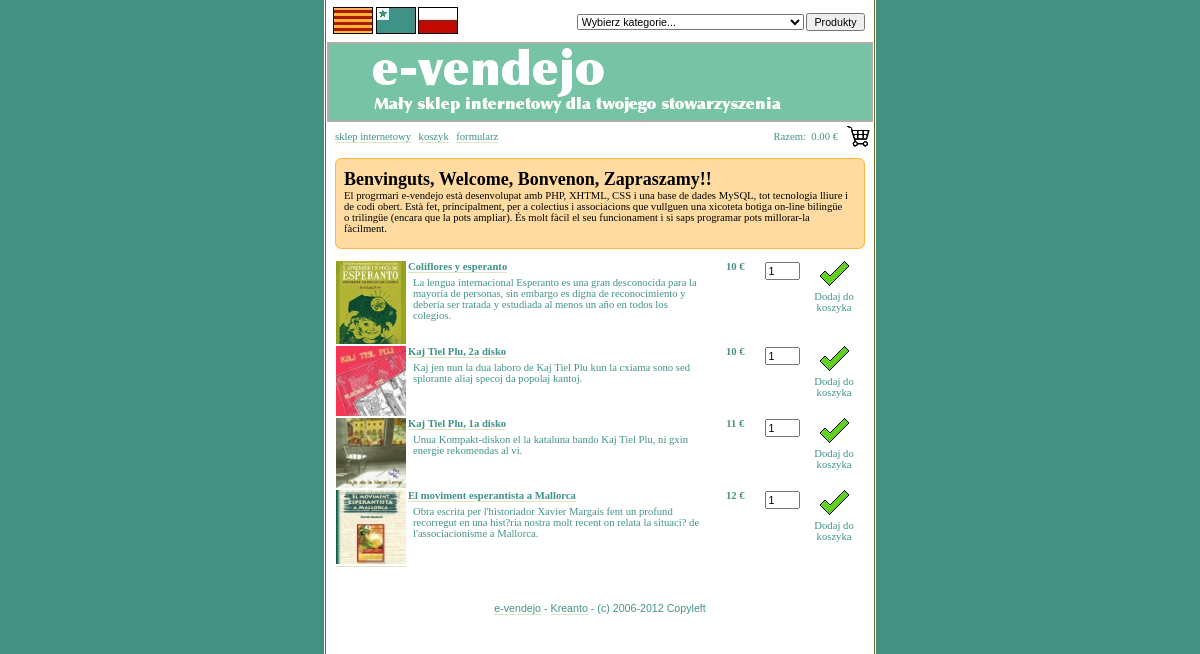
/?lingvo=pl, run on the app's committed database.
### tables this page shows
CREATE TABLE `configuracions` (
  `id` int(11) NOT NULL auto_increment,
  `camps` text,
  PRIMARY KEY  (`id`)
);

CREATE TABLE `dades` (
  `iddades` int(11) NOT NULL auto_increment,
  `nom` varchar(80) default NULL,
  `descripcio` text,
  `preu` int(5) default NULL,
  `id_categoria` int(2) default NULL,
  `imatge` varchar(50) default NULL,
  `autor` varchar(80) default NULL,
  PRIMARY KEY  (`iddades`)
);

### inc/vortoj_pl.inc (called while the page is built, shortened)
<?php
$botiga = "sklep internetowy";
$cistella = "koszyk";
$formulari = "formularz";
$preu_total = "Razem";
$afegir_a_cistella = "Dodaj do koszyka";
?>

### index.php (the view, shortened to what this page needs)
<?php
if (isset ($_GET['lingvo']))
	{
    	$lingvo = $_GET['lingvo'];
	}
	elseif (preg_match("/^ca/", $_SERVER['HTTP_ACCEPT_LANGUAGE']))
		{
		$lingvo = "ca";
		} else{
		$lingvo = "ca";
			}
?>
<!DOCTYPE HTML PUBLIC "-//W3C//DTD HTML 4.01 Transitional//EN" "http://www.w3.org/TR/xhtml1/DTD/xhtml1-transitional.dtd">
<html xmlns="http://www.w3.org/1999/xhtml" xml:lang="eo" lang="eo">
<head><title>E-vendejo, malgranda elektronika vendejo por via asocio</title>
<link rel="stylesheet" href="./inc/stylesheet.css" type="text/css">
</head>
<?php include ("./inc/capcalera_ca.inc"); ?>
<div id="menucentral">
<table border="0"><tr><td width="200px">
<p><a href="./index.php?lingvo=<?php echo ("$lingvo"); ?>"><?php echo ("$botiga"); ?></a> | <a href="./acxetajxojn.php?lingvo=<?php echo ("$lingvo"); ?>"><?php echo ("$cistella"); ?></a> | <a href="./formularo.php?lingvo=<?php echo ("$lingvo"); ?>"><?php echo ("$formulari"); ?></a></p>
</td><td width="330px" align="right"><p><font color="#3f9287"><?php echo ("$preu_total"); ?>:
</font>
</p></td><td valign="top"><img src="./imatges/icona_cistella.gif" alt=""></td></tr></table>
</div>
<table border="0"><tbody><tr>
<td id="wikibody" valign="top">
<div id="wikitext">
<?php
$variable_categoria=($_GET[categoria]);
if (($variable_categoria))
{
include ("./inc/conexio.php");
$result = mysql_query("SELECT id,nom_categoria FROM categories WHERE id=$variable_categoria",$db);
while($myrow = mysql_fetch_array($result))
{
?>
<font size="4" color="black"><strong><?php echo ("$categoria"); ?></a>: <?php echo ($myrow["nom_categoria"]);?></strong></font><br /><br />
<?php
}
mysql_close($db);
?>
<center>
<div id="taulaPrincipal">
<form NAME="itemsform">
<table border="0" cellspacing="0" width="100%" bgcolor="#ffffff" bordercolor="#dcdcdc" class="">
<?php
include ("./inc/conexio.php");
$result = mysql_query("SELECT dades.iddades, dades.nom, dades.descripcio, dades.preu, dades.id_categoria, dades.imatge, categories.id FROM dades LEFT JOIN categories ON dades.id_categoria=categories.id WHERE categories.id=$variable_categoria",$db);
?>
<?php
while($myrow = mysql_fetch_array($result))
{
?>
      <tr>
      <td valign="top"><a href="./articles.php?lingvo=<?php echo ("$lingvo"); ?>&id=<?php echo ($myrow["iddades"]);?>"><img src="./imatges/productes/<?php echo ($myrow["imatge"]);?>" border="0" alt="producte"/></a></td>
        <td width="300" valign="top"><strong><a href="./articles.php?lingvo=<?php echo ("$lingvo"); ?>&id=<?php echo ($myrow["iddades"]);?>"><?php echo ($myrow["nom"]);?></a></strong><br>
          <p><?php echo ($myrow["descripcio"]);?></p></td>
        <td width="50" align="center" valign="top"><font color="#499087"><b><?php echo ($myrow["preu"]);?> &euro;</b></font></td>
        <td width="40" valign="top" align="center">
          <input TYPE="value" NAME="agregar<?php echo ($myrow["iddades"]);?>" VALUE="1" SIZE="2">
        </td>
        <td width="60" valign="top">
          <center><img src="./imatges/compra.gif" alt="Afegir a la cistella"
onclick="buyItem('<?php echo ($myrow["nom"]);?>','<?php echo ($myrow["preu"]);?>', document.itemsform.agregar<?php echo (
$myrow["iddades"]);?>.value)" /><br/><p><?php echo ("$afegir_a_cistella"); ?></p></center>
        </td>
      </tr>
<?php
}
mysql_close($db);
?>
    </table>
</form>
<?php
} else {
include ("./inc/missio.php");
?>
<center>
<div id="taulaPrincipal">
<form NAME="itemsform">
<table border="0" cellspacing="0" width="100%" bgcolor="#ffffff" bordercolor="#dcdcdc" class="">
<?php
include ("./inc/conexio.php");
$result = mysql_query("SELECT * FROM dades ORDER BY iddades desc limit 10",$db);
while($myrow = mysql_fetch_array($result))
{
?>
      <tr>
      <td valign="top"><a href="./articles.php?lingvo=<?php echo ("$lingvo"); ?>&id=<?php echo ($myrow["iddades"]);?>"><img src="./imatges/productes/<?php echo ($myrow["imatge"]);?>" border="0" alt="producte" width="70" /></a></td>
        <td width="300" valign="top"><strong><a href="./articles.php?lingvo=<?php echo ("$lingvo"); ?>&id=<?php echo ($myrow["iddades"]);?>"><?php echo ($myrow["nom"]);?></a></strong><br>
          <p><?php echo ($myrow["descripcio"]);?></p><td>
        <td width="50" align="center" valign="top"><font color="#499087"><b><?php echo ($myrow["preu"]);?> &euro;</b></font></td>
        <td width="40" valign="top" align="center">
          <input TYPE="value" NAME="agregar<?php echo ($myrow["iddades"]);?>" VALUE="1" SIZE="2">
        </td>
        <td width="60" valign="top">
          <center><img src="./imatges/compra.gif" alt="Afegir a la cistella"
onclick="buyItem('<?php echo ($myrow["nom"]);?>','<?php echo ($myrow["preu"]);?>', document.itemsform.agregar<?php echo ($myrow["iddades"]);?>.value)" /><br/><p><?php echo ("$afegir_a_cistella"); ?></p></center>
        </td>
      </tr>
<?php
}
?>
    </table>
</form>
<?php
}
?>
</div>
</center>
</div>
</td></tr></tbody></table>
</div>
<?php include("inc/peu_ca.inc"); ?>
</div>
</div>
</body>
</html>

### inc/missio.php (shortened to what this page needs)
<div id="mission">
<div class="box">
<div class="w1">
<div class="w2">
<div class="w3">
<div class="w4">
<?php
include("./inc/conexio.php");
$result = mysql_query("SELECT id,camps FROM configuracions WHERE id=1",$db);
while($myrow = mysql_fetch_array($result))
{
echo ($myrow["camps"]);
}
?>
</div>
</div>
</div>
</div>
</div>
<br />

### inc/stylesheet.css (style rules this page uses)
html { margin:0; padding:0; }
body { color:#409388; font-family:100% "Lucida Grande", Verdana, Arial, Sans-Serif; text-align:center; font-size:8pt; margin:0; padding:0; background: #459181; background-image:url(../imatges/fons_container.gif); background-position: center; background-repeat: repeat-y; }
#taulaPrincipal tr { background:#fff; hover:expression(this.onmouseover=new Function("this.style.background='#e2f6ec';"),this.onmouseout=new Function("this.style.background='#FFF';")); }
a { text-decoration:none; color:#3f9287; border-bottom:1px solid #dbe6be; }
#mission .box { background:#FFDBA1; border:1px solid #FFB643; color:#4E3000; }
#mission .box .w1 { background-image:url(imatges/block2-tl.png); background-position:0 0; background-repeat:no-repeat; position:relative; top:-1px; left:-1px; }
#mission .box .w2 { background-image:url(imatges/block2-tr.png); background-position:100% 0; background-repeat:no-repeat; position:relative; left:2px; }
#mission .box .w3 { background-image:url(imatges/block2-br.png); background-position:100% 100%; background-repeat:no-repeat; position:relative; top:2px; }
#mission .box .w4 { background-image:url(imatges/block2-bl.png); background-position:0 100%; background-repeat:no-repeat; position:relative; left:-2px; _height:10px; padding:1px; }
div#menucentral { border-top:solid 1px #FFF; height:22px; color: #fff; font-size:8pt; }
div#menucentral a { text-decoration:none; color:#3f9287; border-bottom:1px solid #dbe6be; }
input,label,textarea,select { font-size:8pt; margin:1px 0; }
#wikibody { padding-bottom:1em; padding-top:0.5em; }
p,#wikitext { font-size:8pt; padding-left:5px; padding-right:5px; margin-top:0.5em; }
#header a,#content h2 a,#menucentral a,#menucentral2 a,div#a { border-bottom:none; }
form,#wikihead form { margin:0; }

### data on the page
configuracions: camps "Benvinguts, Welcome, Bonvenon, Zapraszamy!! El progrmari e-vendejo està desenvolupat amb PHP, XHTML, CSS i una base de dades MySQL, tot tecnologia lliure i de codi obert. Està fet, principalment, per a colectius i associacions que vullguen una xicoteta botiga on-line bilingüe o trilingüe (encara que la pots ampliar). És molt fàcil el seu funcionament i si saps programar pots millorar-la fàcilment."
dades: imatge (picture), nom "Coliflores y esperanto", descripcio "La lengua internacional Esperanto es una gran desconocida para la mayoría de personas, sin embargo es digna de reconocimiento y debería ser tratada y estudiada al menos un año en todos los colegios.", preu "10"
dades: imatge (picture), nom "Kaj Tiel Plu, 2a disko", descripcio "Kaj jen nun la dua laboro de Kaj Tiel Plu kun la cxiama sono sed splorante aliaj specoj da popolaj kantoj.", preu "10"
dades: imatge (picture), nom "Kaj Tiel Plu, 1a disko", descripcio "Unua Kompakt-diskon el la kataluna bando Kaj Tiel Plu, ni gxin energie rekomendas al vi.", preu "11"
dades: imatge (picture), nom "El moviment esperantista a Mallorca", descripcio "Obra escrita per l'historiador Xavier Margais fent un profund recorregut en una hist?ria nostra molt recent on relata la situaci? de l'associacionisme a Mallorca.", preu "12", iddades "1"

### other printed values
$botiga "sklep internetowy"
$cistella "koszyk"
$formulari "formularz"
$preu_total "Razem"
form field gourl "Wybierz kategorie..."
